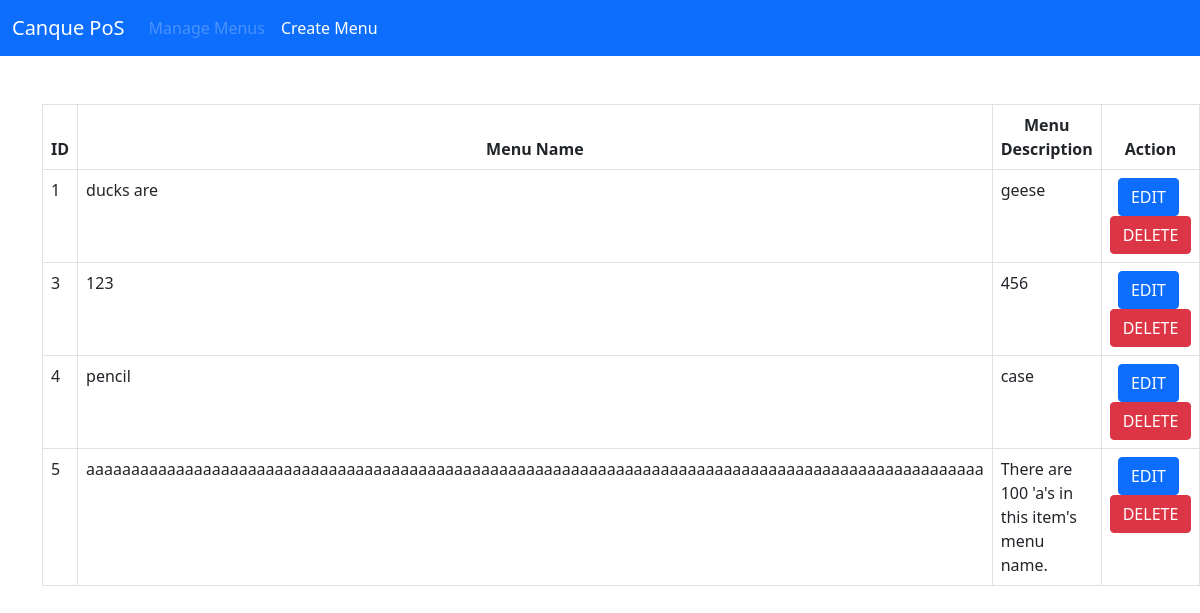
The page / on the database its author committed.
### tables this page shows
CREATE TABLE `ref_menu` (
  `id` int(8) NOT NULL,
  `menu_name` varchar(255) NOT NULL,
  `menu_desc` varchar(255) NOT NULL
);

### crud.php (called while the page is built, shortened)
<?php
    include 'functions.php';
?>

### index.php (the view, shortened to what this page needs)
<?php
    include 'crud.php';
?>
<!DOCTYPE html>
<html>
<head>
    <link href="https://cdn.jsdelivr.net/npm/bootstrap@5.0.2/dist/css/bootstrap.min.css" rel="stylesheet">
</head>
<body>
    <nav class="navbar navbar-expand-sm bg-primary navbar-dark">
        <div class="container-fluid">
            <a class="navbar-brand">Canque PoS</a>
            <div class="collapse navbar-collapse" id="collapsibleNavbar">
                <ul class="navbar-nav">
                <li class="nav-item">
                    <a class="nav-link disabled" href="index.php">Manage Menus</a>
                </li>
                <li class="nav-item">
                    <a class="nav-link active" href="addMenu.php">Create Menu</a>
                </li>
                </ul>
            </div>
        </div>
    </nav>
    <div class="container mt-5">
		<table class="table table-bordered table-hover mx-auto p-2" style="width:auto;">
            <thead>
                <tr>
                    <th style="text-align: center;">ID</th>
                    <th style="text-align: center;">Menu Name</th>
                    <th style="text-align: center;">Menu Description</th>
                    <th style="text-align: center;">Action</th>
                </tr>
            </thead>
			<?php
			$rows = view_data();
			foreach ($rows as $row) {
				echo "<tr>";
				echo "<td>" . $row['id'] . "</td>";
				echo "<td>" . $row['menu_name'] . "</td>";
				echo "<td>" . $row['menu_desc'] . "</td>"; ?>
				<td style="width: 170px; text-align: center;">
                    <form method="post" enctype="multipart/form-data" action="?edit_id=<?php echo $row['id']; ?>" style="display: inline;">
						<button type="button" class="btn btn-primary" data-toggle="modal" data-target="#editMenuModal" data-menu-id="<?php echo $row['id']; ?>" data-menu-name="<?php echo $row['menu_name']; ?>" data-menu-desc="<?php echo $row['menu_desc']; ?>">EDIT</button>&nbsp;
					</form>
					<form method="post" style="display: inline;">
						<button type="button" class="btn btn-danger" data-toggle="modal" data-target="#deleteMenuModal" data-menu-id="<?php echo $row['id']; ?>">DELETE</button>
					</form>
				</td>
            <?php echo "</tr>"; } ?>
        </table>
    </div>
</body>
</html>

### functions.php (shortened to what this page needs)
<!DOCTYPE html>
<html lang="en">
<head>
</head>
<body>
</body>
</html>
<?php
    function conn_db()
    {
        try {
            return new PDO('mysql:host=localhost:3306;dbname=canque_pos', 'root', '');
        } catch (PDOException $ex) {
            echo "Connection Error: ", $ex->getMessage();
        }
    }
    function view_data()
    {
        $db = conn_db();
        $sql = "SELECT * FROM ref_menu ORDER BY id ASC";
        $st = $db->prepare($sql);
        $st->execute();
        $rows = $st->fetchAll(PDO::FETCH_ASSOC);
        return $rows;
    }
?>

### rows shown on the page
ref_menu: id "1", menu_name "ducks are", menu_desc "geese"
ref_menu: id "3", menu_name "123", menu_desc "456"
ref_menu: id "4", menu_name "pencil", menu_desc "case"
ref_menu: id "5", menu_name "aaaaaaaaaaaaaaaaaaaaaaaaaaaaaaaaaaaaaaaaaaaaaaaaaaaaaaaaaaaaaaaaaaaaaaaaaaaaaaaaaaaaaaaaaaaaaaaaaaaa", menu_desc "There are 100 'a's in this item's menu name."
